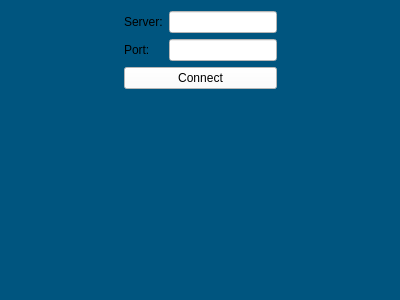
<?xml version="1.0" encoding="UTF-8"?>
<ui version="4.0">
 <class>LoginScreen</class>
 <widget class="QWidget" name="LoginScreen">
  <property name="geometry">
   <rect>
    <x>0</x>
    <y>0</y>
    <width>400</width>
    <height>300</height>
   </rect>
  </property>
  <property name="sizePolicy">
   <sizepolicy hsizetype="Minimum" vsizetype="Minimum">
    <horstretch>0</horstretch>
    <verstretch>0</verstretch>
   </sizepolicy>
  </property>
  <property name="windowTitle">
   <string>Form</string>
  </property>
  <property name="styleSheet">
   <string notr="true">background-color: rgb(0, 85, 127);</string>
  </property>
  <layout class="QVBoxLayout" name="verticalLayout_2">
   <item>
    <layout class="QHBoxLayout" name="horizontalLayout">
     <item>
      <spacer name="horizontalSpacer_2">
       <property name="orientation">
        <enum>Qt::Horizontal</enum>
       </property>
       <property name="sizeHint" stdset="0">
        <size>
         <width>40</width>
         <height>20</height>
        </size>
       </property>
      </spacer>
     </item>
     <item>
      <layout class="QVBoxLayout" name="verticalLayout">
       <item>
        <layout class="QGridLayout" name="gridLayout">
         <item row="1" column="0">
          <widget class="QLabel" name="label">
           <property name="styleSheet">
            <string notr="true"/>
           </property>
           <property name="text">
            <string>Server:</string>
           </property>
          </widget>
         </item>
         <item row="2" column="1">
          <widget class="QLineEdit" name="PortEdit">
           <property name="styleSheet">
            <string notr="true">background-color: rgb(255, 255, 255);</string>
           </property>
          </widget>
         </item>
         <item row="1" column="1">
          <widget class="QLineEdit" name="ServerEdit">
           <property name="styleSheet">
            <string notr="true">background-color: rgb(255, 255, 255);</string>
           </property>
          </widget>
         </item>
         <item row="2" column="0">
          <widget class="QLabel" name="label_2">
           <property name="text">
            <string>Port:</string>
           </property>
          </widget>
         </item>
        </layout>
       </item>
       <item>
        <widget class="QPushButton" name="pushButton_7">
         <property name="styleSheet">
          <string notr="true">background-color: rgb(255, 255, 255);</string>
         </property>
         <property name="text">
          <string>Connect</string>
         </property>
        </widget>
       </item>
      </layout>
     </item>
     <item>
      <spacer name="horizontalSpacer">
       <property name="orientation">
        <enum>Qt::Horizontal</enum>
       </property>
       <property name="sizeHint" stdset="0">
        <size>
         <width>40</width>
         <height>20</height>
        </size>
       </property>
      </spacer>
     </item>
    </layout>
   </item>
   <item>
    <spacer name="verticalSpacer">
     <property name="orientation">
      <enum>Qt::Vertical</enum>
     </property>
     <property name="sizeHint" stdset="0">
      <size>
       <width>20</width>
       <height>185</height>
      </size>
     </property>
    </spacer>
   </item>
  </layout>
 </widget>
 <resources/>
 <connections/>
</ui>
